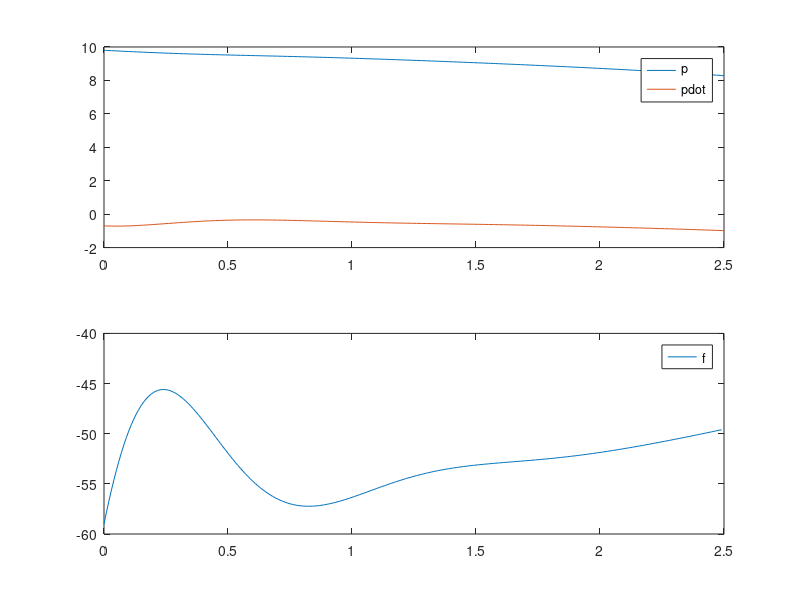

MATLAB code for this plot:
function startercode144757
[T,X,U,XFORDISPLAY] = RunSimulation;
PlotResults(T,X,U);
p = mat2str(XFORDISPLAY(1),8)
pdot = mat2str(XFORDISPLAY(2),8)
end

function [actuators,data] = initControlSystem(sensors,references,parameters,data)
%%%%%%%%%%%%%%%%%%
% MODIFY
% 8*pDD-5*pD-5*p-9==f
data.A = [0, 1; 5/8, 5/8];
data.B = [0; 1/8];
data.C = [1, 0];
data.xhat = [0; 0];
data.u = 0;

pcon = [-2, -.5];
pobs = [-2, -1];

data.K = acker(data.A, data.B, pcon);
data.L = acker(data.A', data.C', pobs)';
data.K
data.L
%
%%%%%%%%%%%%%%%%%%
[actuators,data] = runControlSystem(sensors,references,parameters,data);
end

function [actuators,data] = runControlSystem(sensors,references,parameters,data)
%%%%%%%%%%%%%%%%%%
% MODIFY
pE = 10;
fE = -5*pE-9;
u = -data.K*data.xhat;
y = sensors.pdot;
%y = sensors.p - pE;
data.xhat=data.xhat+(data.A*data.xhat+data.B*u-data.L*(data.C*data.xhat-y))*parameters.tStep;
actuators.f = u + fE;
%
%%%%%%%%%%%%%%%%%%
end

function [T,X,U,XFORDISPLAY] = RunSimulation
[t,x,tStep,nSteps,nStepsForDisplay] = InitSimulation;
T = t;
X = x;
U = [];
controller.init = @initControlSystem;
controller.run = @runControlSystem;
controller.sensors = GetSensors(t,x);
controller.references = struct;
controller.parameters = struct('tStep',tStep);
controller.data = struct;
[controller.actuators,controller.data] = ...
    controller.init(controller.sensors, ...
                    controller.references, ...
                    controller.parameters, ...
                    controller.data);
for iStep = 1:nSteps
    u = GetInput(controller.actuators);
    [t,x] = ode45(@(t,x) GetXDot(t,x,u),[t t+tStep],x);
    t = t(end);
    x = x(end,:)';
    controller.sensors = GetSensors(t,x);
    [controller.actuators,controller.data] = ...
    controller.run(controller.sensors, ...
                    controller.references, ...
                    controller.parameters, ...
                    controller.data);
    T = [T t];
    X = [X x];
    U = [U u];
    if iStep==nStepsForDisplay
        XFORDISPLAY = x;
    end
end
end

function [t,x,tStep,nSteps,nStepsForDisplay] = InitSimulation
t = 0;
x = [9.80; -0.70];
tStep = 0.010;
nStepsForDisplay = 25;
nSteps = 250;
end

function u = GetInput(actuators)
u = actuators.f;
end

function sensors = GetSensors(t,x)
sensors.t = t;
sensors.pdot = x(2);
end

function xdot = GetXDot(t,x,u)
xdot = [x(2); (1/8)*(-(-5*x(2)+-5*x(1)+-9)+u(1))];
end

function PlotResults(T,X,U)
clf;
subplot(2,1,1);
plot(T,X);
legend('p','pdot');
subplot(2,1,2);
plot(T(1:end-1),U);
legend('f');
end
